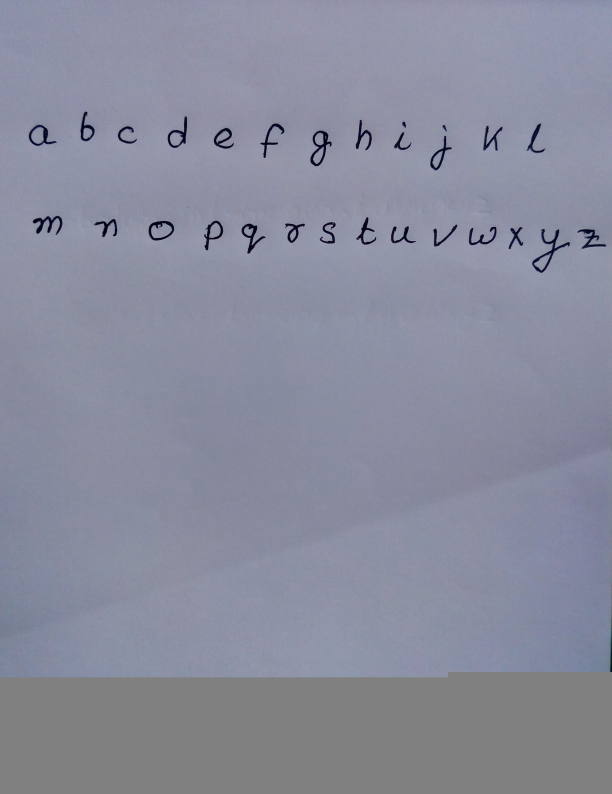
#> input picture words.jpg, 1836 x 2380 px, found by its file name (shown at 1/3 size)
$ python main.py ../words.jpg 100
#> lines starting #> are read from the running program, lines starting #| are printed output that depends on the picture; after the words box and inside, x2 and y2 are one past the last pixel; in counts of white or black regions, pixels touching at a corner belong together
from cv2 import cv2
import numpy as np
import matplotlib.pyplot as plt
import sys
import random
import tempfile

import img2pdf
from PIL import Image
import os


words = {}
fontSize = int(sys.argv[2])
lineHeight = 2*fontSize + 80


img = cv2.imread('words.jpg',0)
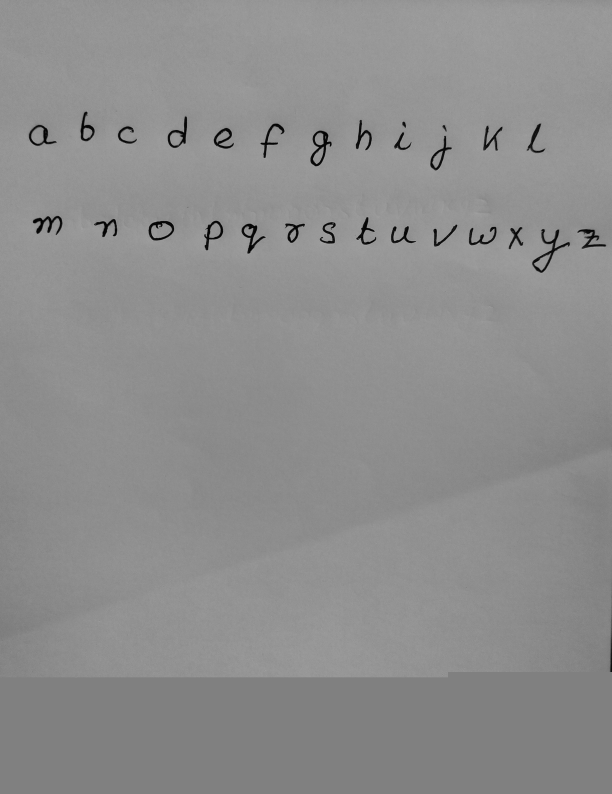
#> img: shape (2380, 1836) (shown at 1/3 size); min 0, max 201, mean 141.6
copy = cv2.imread('RuledPage.jpg',-1)
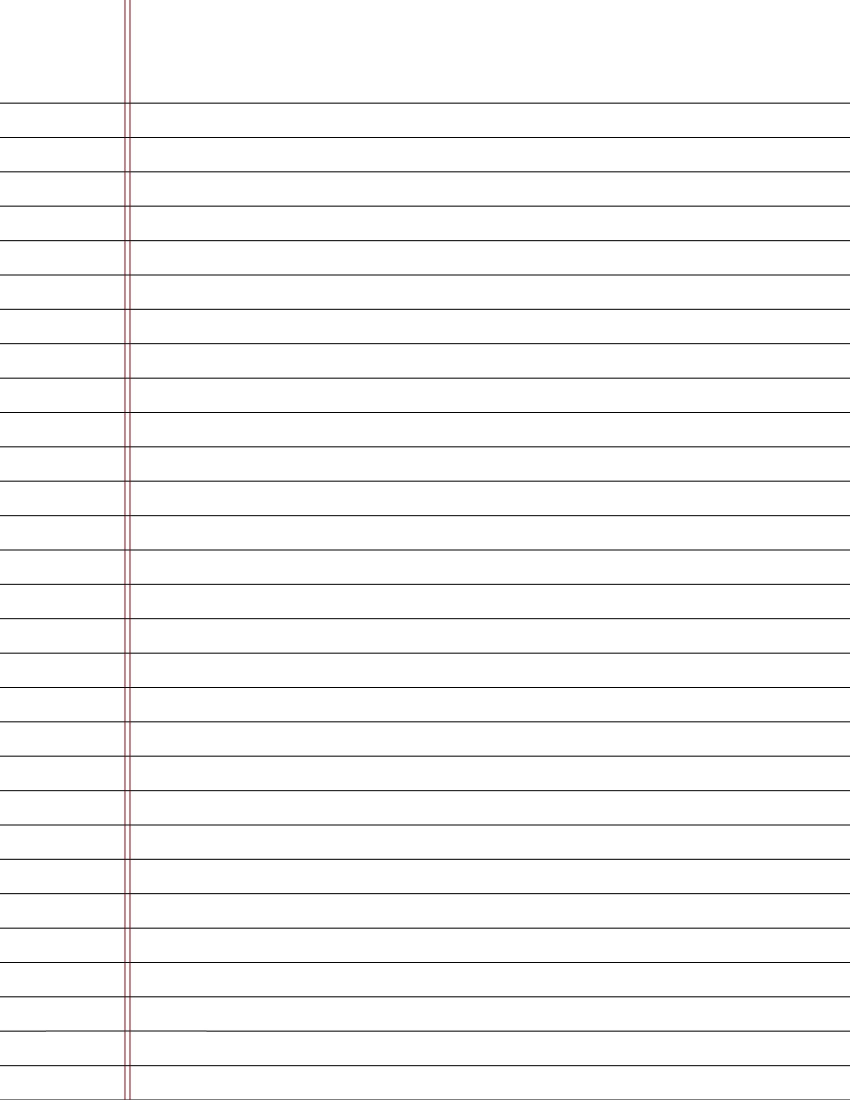
#> input picture RuledPage.jpg, 1700 x 2200 px, found by its file name (shown at 1/2 size)
#> copy is the input picture: shape (2200, 1700, 3); mean B, G, R 247.6, 247.5, 247.8

pageWidth = copy.shape[1]
#> pageWidth = 1700
pageHeight = copy.shape[0]
#> pageHeight = 2200
print(pageHeight,pageWidth)
#| 2200 1700
pageLine = 55


def isInside(x1, y1, x2, y2, x, y) :
    if (x > x1 and x < x2 and y > y1 and y < y2) :
        return True
    else :
        return False


def getWords():
    global words

    _, thresh = cv2.threshold(img, 0, 255, cv2.THRESH_OTSU | cv2.THRESH_BINARY_INV)
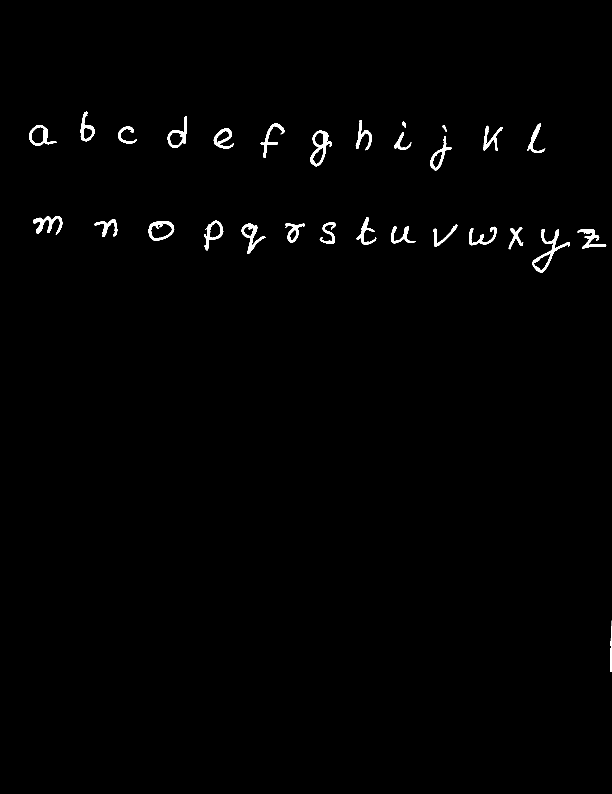
#> thresh: shape (2380, 1836) (shown at 1/3 size); 0.82% white; 38 white regions (9 under 20 px), largest, box (x1, y1, x2, y2) and area: (1597, 687, 1710, 818) 2522, (931, 392, 995, 499) 2122, (99, 648, 187, 705) 1805
    rect_kernel = cv2.getStructuringElement(cv2.MORPH_RECT, (18, 18))

    dilation = cv2.dilate(thresh, rect_kernel, iterations = 1)
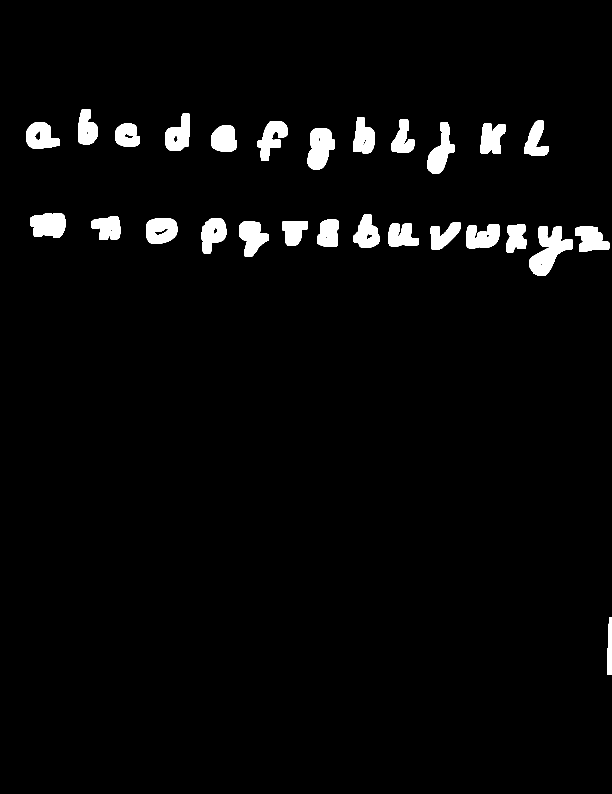
#> dilation: shape (2380, 1836) (shown at 1/3 size); 3.2% white; 27 white regions
    contours, _ = cv2.findContours(dilation, cv2.RETR_EXTERNAL, cv2.CHAIN_APPROX_NONE)
#> contours = 27 contours; largest, box (x1, y1, x2, y2) and area: (1589, 679, 1719, 827) 9560, (923, 384, 1004, 508) 7203, (91, 640, 196, 714) 6338, (1283, 368, 1364, 520) 6010, (438, 655, 532, 730) 5994

    wor = []
    print('Contours', len(contours))
#| Contours 27
    # [4 lines of commented-out code are left out]

    temp = img.copy()
    for contour in contours:

        x,y,w,h = cv2.boundingRect(contour)

        if cv2.contourArea(contour) < 1200: #950
            continue

        # approx = cv2.approxPolyDP(contour, 0.009 * cv2.arcLength(contour, True), True)

        # draws boundary of contours.
        # cv2.drawContours(temp, [approx], 0, (0, 0, 255), 1)

        # cv2.rectangle(temp, (x,y), (x+w,y+h), (255,255,255), 5)
        if x!=0 and y!=0:
            wor.append([x,y,x+w,y+h])
#> this loop made 27 passes
#> (x, y, w, h) on passes 1 to 12: (1822, 1853, 14, 172), (1725, 680, 103, 75), (1589, 679, 130, 148), (1518, 673, 61, 84), (1399, 672, 99, 73), (1165, 671, 92, 68), (1292, 666, 89, 83), (848, 663, 76, 74), (717, 663, 89, 107), (951, 659, 65, 81), (438, 655, 94, 75), (605, 654, 74, 106)
#> after the loop, wor = 27 items, first 6: [1822, 1853, 1836, 2025], [1725, 680, 1828, 755], [1589, 679, 1719, 827], [1518, 673, 1579, 757], [1399, 672, 1498, 745], [1165, 671, 1257, 739]


    rect_kernel1 = cv2.getStructuringElement(cv2.MORPH_RECT, (6, 6))
    dilation1 = cv2.dilate(thresh, rect_kernel1, iterations = 1)
#> dilation1: shape (2380, 1836); 1.6% white; 29 white regions, largest, box (x1, y1, x2, y2) and area: (1595, 685, 1713, 821) 4824, (929, 390, 998, 502) 3849, (97, 646, 190, 708) 3272

    rect_kernel1 = cv2.getStructuringElement(cv2.MORPH_RECT, (3, 3))
    dilation1 = cv2.erode(dilation1, rect_kernel1, iterations=1)
#> dilation1: shape (2380, 1836); 1.3% white; 29 white regions, largest, box (x1, y1, x2, y2) and area: (1596, 686, 1712, 820) 3946, (930, 391, 997, 501) 3191, (98, 647, 189, 707) 2698


    dilation1 = cv2.subtract(255, dilation1)
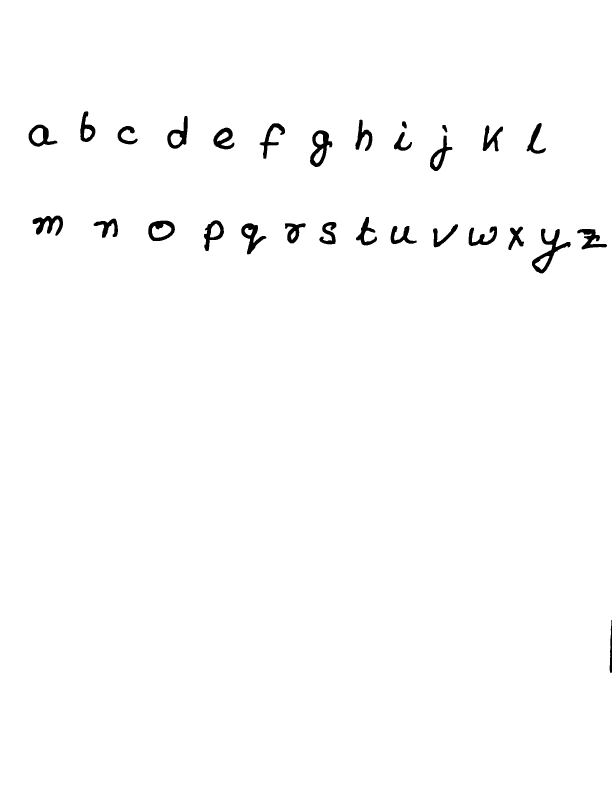
#> dilation1: shape (2380, 1836) (shown at 1/3 size); 98.7% white; 29 black regions, largest, box (x1, y1, x2, y2) and area: (1596, 686, 1712, 820) 3946, (930, 391, 997, 501) 3191, (98, 647, 189, 707) 2698


    # [7 lines of commented-out code are left out]


    wor.sort(key=lambda y: y[1])
    w_ = wor[0:2]
#> w_ = [[234, 327, 293, 433], [495, 341, 570, 453]]

    w0 = wor[2:12]
#> w0 = [[1059, 352, 1124, 460], [1175, 357, 1243, 459], [1573, 362, 1645, 468], [772, 363, 862, 483], [79, 367, 179, 447], [1283, 368, 1364, 520], [1441, 369, 1516, 461], [346, 371, 420, 440], [633, 376, 710, 455], [923, 384, 1004, 508]]

    w1a = wor[12:24]
#> w1a = 12 items, first 6: [91, 640, 196, 714], [1061, 644, 1138, 743], [274, 649, 361, 720], [605, 654, 679, 760], [438, 655, 532, 730], [951, 659, 1016, 740]
    w1b = wor[24:38]
#> w1b = [[1589, 679, 1719, 827], [1725, 680, 1828, 755], [1822, 1853, 1836, 2025]]

    w2a = wor[38:50]
#> w2a = []
    w2b = wor[50:64]
#> w2b = []


    w_.sort(key=lambda x:x[0])
    w0.sort(key=lambda x:x[0])
    w1a.sort(key=lambda x:x[0])
    w1b.sort(key=lambda x:x[0])
    w2a.sort(key=lambda x:x[0])
    w2b.sort(key=lambda x:x[0])

    ch = ','
    for i in range(len(w_)):
        x1,y1,x2,y2 = w_[i-1][0], w_[i-1][1], w_[i-1][2], w_[i-1][3]

        words[ch] = dilation1[int(w_[i][1]):int(w_[i][3]) , int(w_[i][0]):int(w_[i][2])]
        ch = '.'
#> this loop made 2 passes
#> after the loop, words = 2 items

    ch  = '0'
    for i in range(len(w0)):
        x1,y1,x2,y2 = w0[i-1][0], w0[i-1][1], w0[i-1][2], w0[i-1][3]

        words[ch] = dilation1[int(w0[i][1]):int(w0[i][3]) , int(w0[i][0]):int(w0[i][2])]
        ch = chr(ord(ch) + 1)
#> this loop made 10 passes
#> (x1, y1, x2, y2, ch) on passes 1 to 10: (1573, 362, 1645, 468, '1'), (79, 367, 179, 447, '2'), (346, 371, 420, 440, '3'), (633, 376, 710, 455, '4'), (772, 363, 862, 483, '5'), (923, 384, 1004, 508, '6'), (1059, 352, 1124, 460, '7'), (1175, 357, 1243, 459, '8'), (1283, 368, 1364, 520, '9'), (1441, 369, 1516, 461, ':')
#> after the loop, words = 12 items

    ch = 'A'
    for i in range(len(w1a)):
        x1,y1,x2,y2 = w1a[i-1][0], w1a[i-1][1], w1a[i-1][2], w1a[i-1][3]
        if isInside(x1,y1,x2,y2,w1a[i][0],w1a[i][1]) or isInside(x1,y1,x2,y2,w1a[i][2],w1a[i][3]) :
            continue
        words[ch] = dilation1[int(w1a[i][1]):int(w1a[i][3]) , int(w1a[i][0]):int(w1a[i][2])]
        ch = chr(ord(ch) + 1)
#> this loop made 12 passes
#> after the loop, words = 24 items

    for i in range(len(w1b)):
        x1,y1,x2,y2 = w1b[i-1][0], w1b[i-1][1], w1b[i-1][2], w1b[i-1][3]
        if isInside(x1,y1,x2,y2,w1b[i][0],w1b[i][1]) or isInside(x1,y1,x2,y2,w1b[i][2],w1b[i][3]) :
            continue
        words[ch] = dilation1[int(w1b[i][1]):int(w1b[i][3]) , int(w1b[i][0]):int(w1b[i][2])]
        ch = chr(ord(ch) + 1)
#> this loop made 3 passes
#> after the loop, words = 27 items

    ch = 'a'
    for i in range(len(w2a)):
        x1,y1,x2,y2 = w2a[i-1][0], w2a[i-1][1], w2a[i-1][2], w2a[i-1][3]
        if isInside(x1,y1,x2,y2,w2a[i][0],w2a[i][1]) or isInside(x1,y1,x2,y2,w2a[i][2],w2a[i][3]) :
            continue
        words[ch] = dilation1[int(w2a[i][1]):int(w2a[i][3]) , int(w2a[i][0]):int(w2a[i][2])]
        ch = chr(ord(ch) + 1)
#> this loop made 0 passes

    for i in range(len(w2b)):
        x1,y1,x2,y2 = w2b[i-1][0], w2b[i-1][1], w2b[i-1][2], w2b[i-1][3]
        if isInside(x1,y1,x2,y2,w2b[i][0],w2b[i][1]) or isInside(x1,y1,x2,y2,w2b[i][2],w2b[i][3]) :
            continue
        words[ch] = dilation1[int(w2b[i][1]):int(w2b[i][3]) , int(w2b[i][0]):int(w2b[i][2])]
        ch = chr(ord(ch) + 1)


    ttt = np.ones([lineHeight,random.randint(fontSize*8, fontSize*10)], dtype = np.uint8)
    ttt[:] = 255
    words[' '] = ttt

    print(words.keys())
#| dict_keys([',', '.', '0', '1', '2', '3', '4', '5', '6', '7', '8', '9', 'A', 'B', 'C', 'D', 'E', 'F', 'G', 'H', 'I', 'J', 'K', 'L', 'M', 'N', 'O', ' '])


def plotChar():
    x = -1
    for i in words:
        x += 1
        plt.subplot(13,5,x + 1 ), plt.imshow(words[i],'gray')
        plt.title(i)


    plt.show()


def resizeChar():
    for i in words:
        top = random.randint(45,50)

        if i == ',' or i== '.':
            ont = np.ones([lineHeight-20,words[i].shape[1]], dtype = np.uint8)
            onb = np.ones([40,words[i].shape[1]], dtype = np.uint8)
            ont[:] = 255
            onb[:] = 255
            temp = cv2.resize(words[i],(words[i].shape[1], 30))
            words[i] = np.vstack((ont,temp,onb))

        elif i >= 'A' and i<= 'Z':
            on = np.ones([top+10,words[i].shape[1]], dtype = np.uint8)
            on[:] = 255
            temp = cv2.resize(words[i],(words[i].shape[1], lineHeight+40-top))
            words[i] = np.vstack((temp,on))

        elif i >= '0' and i<= '9':
            on = np.ones([top,words[i].shape[1]], dtype = np.uint8)
            on[:] = 255
            temp = cv2.resize(words[i],(words[i].shape[1], lineHeight+50-top))
            words[i] = np.vstack((temp,on))

        elif i=='b' or i=='d' or i=='f' or i=='h' or i=='k' or i=='l'  or i=='t'  :
            on = np.ones([top,words[i].shape[1]], dtype = np.uint8)
            on[:] = 255
            temp = cv2.resize(words[i],(words[i].shape[1], lineHeight+50-top))
            words[i] = np.vstack((temp,on))
        elif i=='g' or i=='p' or i=='q' or i=='y':
            on = np.ones([top,words[i].shape[1]], dtype = np.uint8)
            on[:] = 255
            temp = cv2.resize(words[i],(words[i].shape[1], lineHeight+50-top))
            words[i] = np.vstack((on,temp))
        elif i == 'j':
            on = np.ones([top,words[i].shape[1]], dtype = np.uint8)
            on[:] = 255
            v = words[i].shape[1] // 2
            cv2.circle(on, (v+v//2,25), 7, 0, -1)
            temp = cv2.resize(words[i],(words[i].shape[1], lineHeight+50-top))
            words[i] = np.vstack((on,temp))
        elif i == 'i':
            on = np.ones([top,words[i].shape[1]], dtype = np.uint8)
            on[:] = 255
            v = words[i].shape[1] // 2
            temp = cv2.resize(words[i],(words[i].shape[1], lineHeight+50-(2*top)))
            words[i] = np.vstack((on,temp,on))
            words[i] = cv2.circle(words[i], (v,25), 7, 0, -1)
        else:
            on = np.ones([top,words[i].shape[1]], dtype = np.uint8)
            on[:] = 255
            temp = cv2.resize(words[i],(words[i].shape[1], lineHeight+50-(2*top)))
            words[i] = np.vstack((on,temp,on))
#> this loop made 28 passes
#> (i, top) on passes 1 to 12: (',', 48), ('.', 45), ('0', 47), ('1', 49), ('2', 48), ('3', 48), ('4', 47), ('5', 48), ('6', 47), ('7', 49), ('8', 46), ('9', 49)
#> pass 1, in resizeChar, `temp = cv2.resize(words[i],(words[i].shape[1], 30))`:
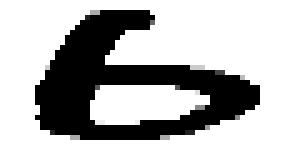
#> temp: shape (30, 59) (shown 5 times larger); min 0, max 255, mean 176.9
#> pass 3, in resizeChar, `temp = cv2.resize(words[i],(words[i].shape[1], lineHeight+50-top))`:
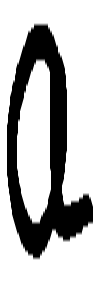
#> temp: shape (283, 100); min 0, max 255, mean 185.3
#> after the loop: on: shape (47, 898); every value is 255
#> after the loop: onb: shape (40, 75); every value is 255
#> after the loop: ont: shape (260, 75); every value is 255
#> after the loop, words = 28 items


def combine(sen):
#> called with sen = '../words.jpg'
    ans = []
    w_one_char = (fontSize-10)*2+20
    h_one_char = pageLine
    one_line = 0
    line_number = 0
    output = [[] for _ in range(40)]

    for i in sen.strip().split(' '):
        if i.find('\n') != -1 :
            one_line = w_one_char * (len(i)+1)
            line_number += 1
            output[line_number] += ' '
            line_number += 1
            output[line_number] += i.replace('\n','')+' '

        elif one_line + w_one_char * (len(i)+1) < pageWidth - 275:
            one_line += w_one_char * (len(i)+1)
            output[line_number] += i+' '

        else:
            one_line = w_one_char * (len(i)+1)
            line_number += 1
            output[line_number] += i+' '
#> after the loop, line_number = 1

    v_stack = []

    for i in output:
        if(len(i) == 0):
            continue
        for j in list(i):
            ans.append(words[j])
        tem = np.hstack(ans)
        tem = cv2.resize(tem,(((fontSize-10)*2+20)*len(i),pageLine))
        diff = pageWidth - 275 - tem.shape[1]
        diff1 = random.randint(0,min(20,diff))
        diff2 = diff - diff1
        on1 = np.ones([h_one_char,  diff1], dtype = np.uint8)
        on2 = np.ones([h_one_char,  diff2], dtype = np.uint8)
        on1[:] = 255
        on2[:] = 255
        tem = np.hstack((on1,tem,on2))
        ans = []

        line_space = np.ones([random.randint(13,15),  tem.shape[1]], dtype = np.uint8)
        line_space[:] = 255
        v_stack.append(tem)
        v_stack.append(line_space)
#> after the loop, v_stack = []

    comb = np.vstack(v_stack)
    _, comb = cv2.threshold(comb, 127, 255, cv2.THRESH_BINARY)
    comb = cv2.GaussianBlur(comb, (5,5), 0)

    # comb  = cv2.cvtColor(comb,cv2.COLOR_GRAY2BGR)
    ctem = np.ones([pageHeight,  pageWidth], dtype = np.uint8)
    ctem[:] = 255

    ctem[235:235+comb.shape[0],275:275+comb.shape[1]] = comb
    ctem = cv2.cvtColor(ctem,cv2.COLOR_GRAY2BGR)

    cmb = cv2.addWeighted(ctem, 0.3, copy, 0.7, 0)
    cmb  = cv2.cvtColor(cmb,cv2.COLOR_BGR2GRAY)
    _, comb = cv2.threshold(cmb, 228, 255, cv2.THRESH_BINARY)


    return comb
    # [4 lines of commented-out code are left out]


f = tempfile.TemporaryDirectory(dir = os.getcwd())


def saveAsPdf():
    img_path = f.name+"\\Result.jpg"

    pdf_path = "./views/Result.pdf"

    image = Image.open(img_path)

    pdf_bytes = img2pdf.convert(image.filename)

    file = open(pdf_path, "wb")

    file.write(pdf_bytes)

    image.close()

    file.close()


# cv2.imshow('COmbination',img)
# cv2.waitKey(0)
# cv2.destroyAllWindows()

getWords()

resizeChar()
# plotChar()

s = sys.argv[1].replace('\r\n',' \n')
# s = s.replace('\t',' \t')

#> (the run stopped early here; a loop or call above may not have finished)
